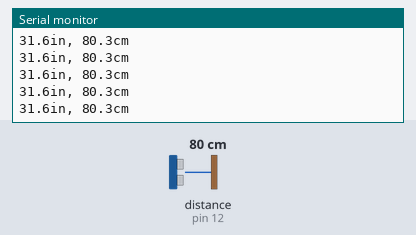
Simulated run of this sketch. Board: Arduino Uno, built with avr-gcc and run on an emulated ATmega328P. On the bench: the last lines printed to the serial monitor. Wiring (inferred from the names in the program): ultrasonic range finder: trigger pin 11; echo pin 12. The test bench sets the inputs (shaded band); at power-on: distance to the obstacle (sensor on pin 12) 80 cm. The echo pulse lasts 58.3 µs per cm.

Above: at 1.2 s.
1.3 s: distance to the obstacle (sensor on pin 12) set to 35 cm
At 1.6 s:
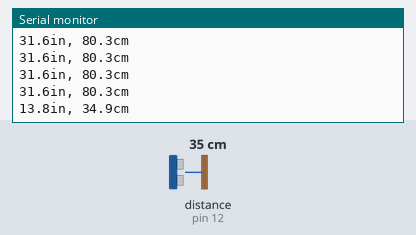
4.3 s: distance to the obstacle (sensor on pin 12) set to 2 cm
At 4.44 s:
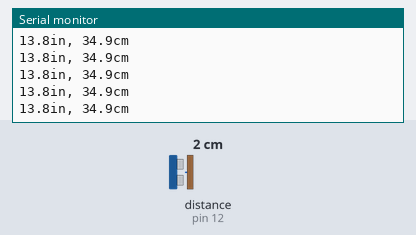
Timing chart, 0 to 7.3 s (numbered marks = the images above; inputs shaded):
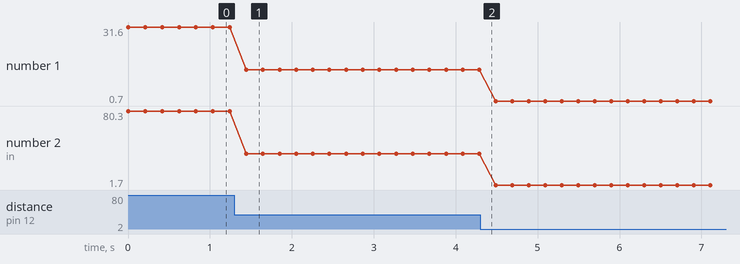

Measured:
- after the input at 1.3 s, the serial monitor: prints a new line after 0.14 s (image 1)
- plotted number 1: 31.6 → 13.8 after the input at 1.3 s, 13.8 → 0.7 after the input at 4.3 s
- plotted number 2: 80.3 → 34.9 after the input at 1.3 s, 34.9 → 1.7 after the input at 4.3 s

The sketch:

UltrasonicSensor.ino
```cpp
const int trigpin = 11;
const int echopin = 12;
float duration, inches, cm;
//temperature dependent velocity eqn in cm/microsecond
float vel = (331 + (0.61 * 24))/10000;

void setup() {
  Serial.begin(9600);
  pinMode(trigpin, OUTPUT);
  pinMode(echopin, INPUT);
}

void loop() {
  //ping
  digitalWrite(trigpin, LOW);
  delayMicroseconds(5);
  digitalWrite(trigpin, HIGH);
  delayMicroseconds(10);
  digitalWrite(trigpin, LOW);

  //echo
  duration = pulseIn(echopin, HIGH);

  //distance = speed * time
  cm = (duration / 2.00) * (vel);
  //1 inch = 2.54 cm
  inches = cm / 2.54;

  Serial.print(inches,1);
  Serial.print("in, ");
  Serial.print(cm,1);
  Serial.println("cm");
  delay(200);
}
```
